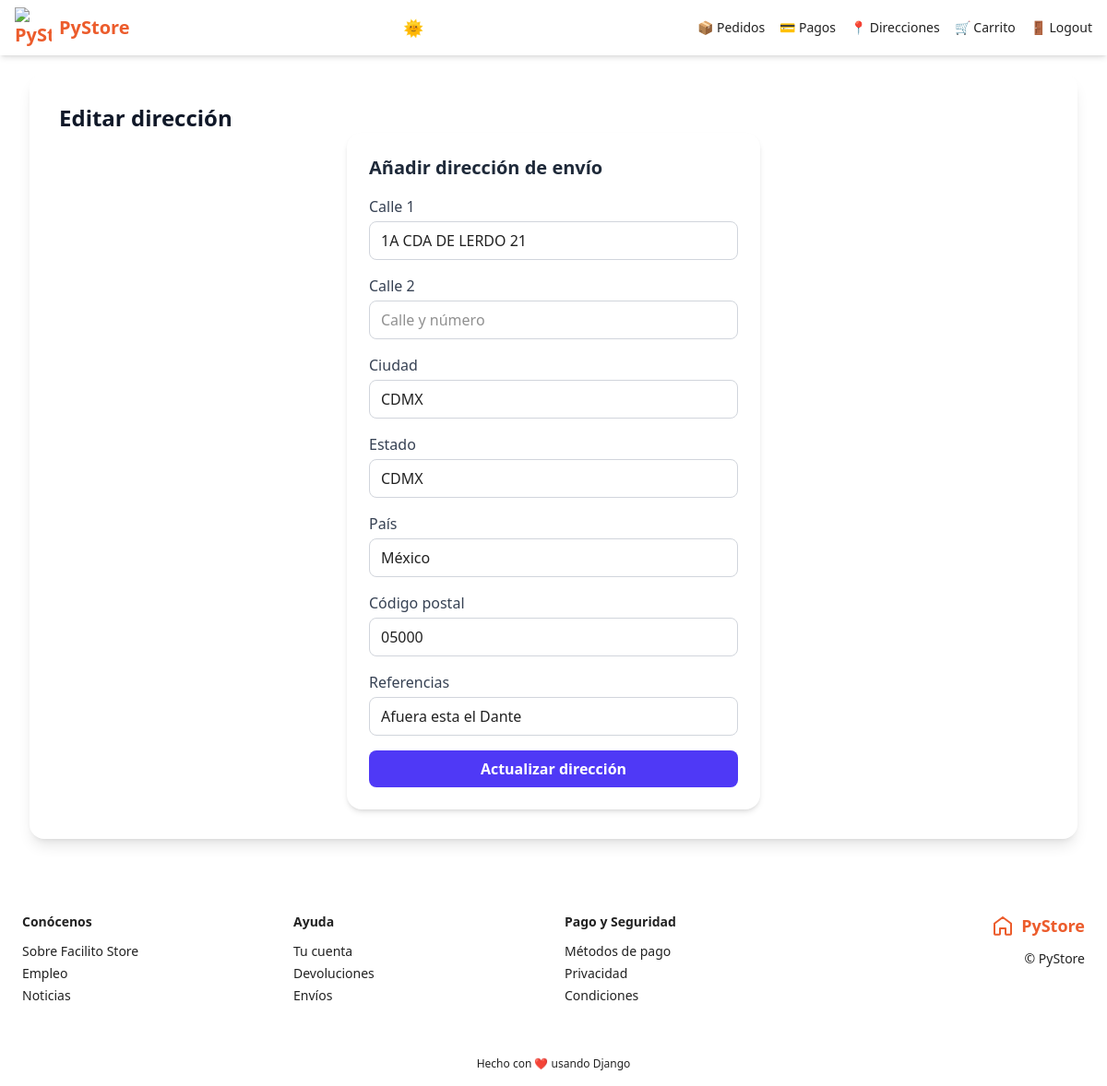
Before: /direcciones/editar/5 (signed in) with the older database file.
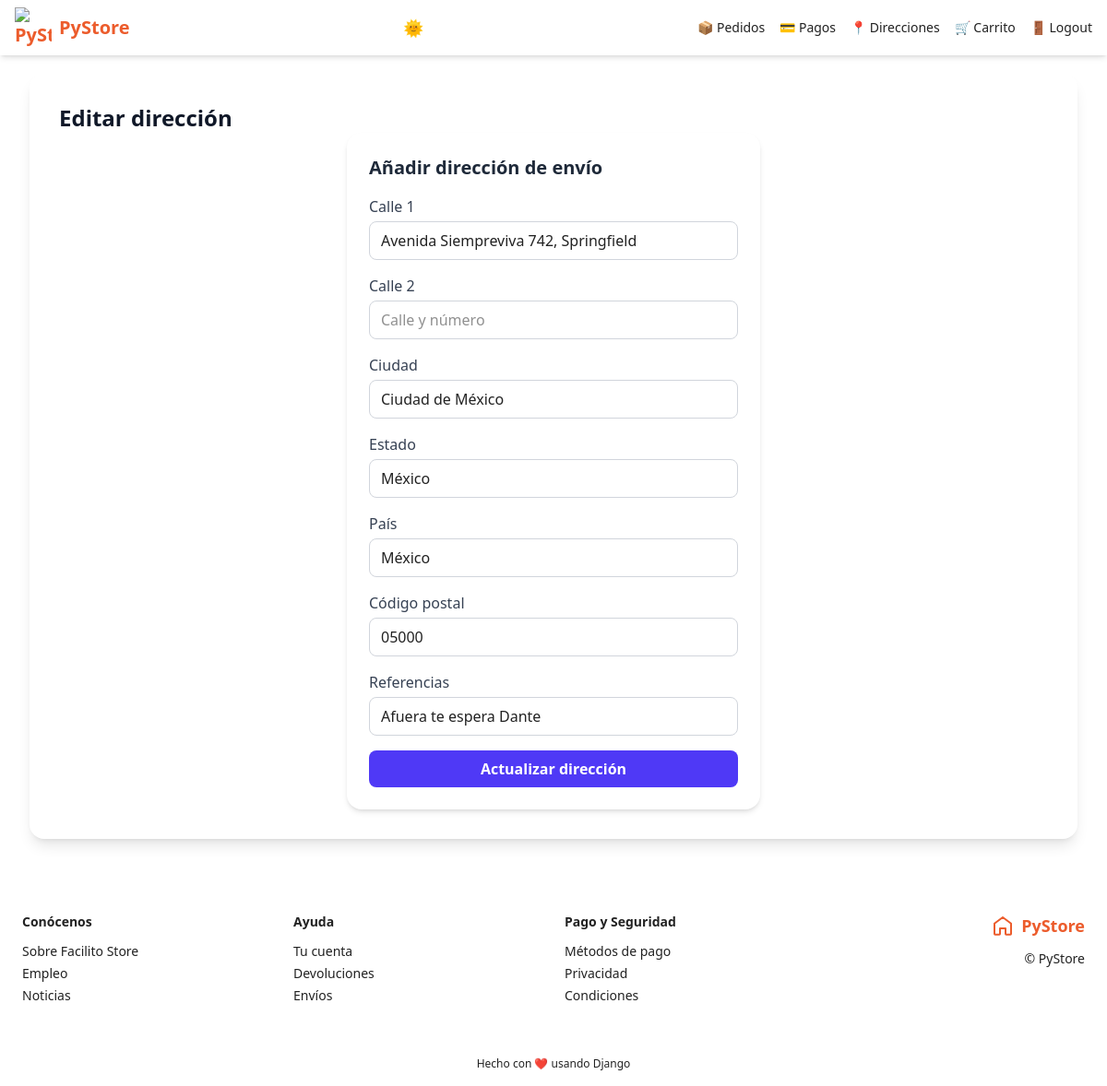
After: the same page with the newer database file.
### shipping_addresses/models.py (models this page shows, shortened)
class ShippingAddress(models.Model):
    user = models.ForeignKey(User, null=False, blank=False, on_delete=models.CASCADE)
    line1 = models.CharField(max_length=200)
    line2 = models.CharField(max_length=200, blank=True)
    city = models.CharField(max_length=100)
    state = models.CharField(max_length=100)
    country = models.CharField(max_length=50)
    reference = models.CharField(max_length=300)
    postal_code = models.CharField(max_length=10, null=False, blank=False)
    default = models.BooleanField(default=False)
    created_at = models.DateTimeField(auto_now_add=True)

### shipping_addresses/views.py (the view, shortened to what this page needs)
# urls.py: path('editar/<int:pk>', views.ShippingAddressUpdateView.as_view(), name='update'),
class ShippingAddressUpdateView(LoginRequiredMixin, SuccessMessageMixin, UpdateView):
    login_url = 'login'
    model = ShippingAddress
    form_class = ShippingAddressForm
    template_name = 'shipping_addresses/update.html'
    success_message = 'Dirección actualizada exitosamente'
    def dispatch(self, request, *args, **kwargs):
        if request.user.id != self.get_object().user_id:
            return redirect('carts:cart')
        return super(ShippingAddressUpdateView, self).dispatch(request, *args, **kwargs)

### carts/models.py (called while the page is built)
def set_cart_id(sender, instance, *args, **kwargs):
    if not instance.cart_id:
        instance.cart_id = str(uuid.uuid4())

### carts/utils.py (called while the page is built)
def get_or_create_cart(request):
    user = request.user if request.user.is_authenticated else None
    cart_id = request.session.get('cart_id')  # <-- Este debe guardar el uuid
    print("🛍 session cart_id:", cart_id)
    cart = Cart.objects.filter(cart_id=cart_id).first()
    print("📦 found cart:", cart)
    if cart is None:
        cart = Cart.objects.create(user=user)
        print("🆕 created new cart:", cart.cart_id)
    if user and cart.user is None:
        cart.user = user
        cart.save()
    request.session['cart_id'] = cart.cart_id
    print("💾 saved to session:", request.session['cart_id'])
    return cart

### facilito_store/context_processors.py (called while the page is built)
def cart_item_count(request):
    count = 0
    if request.user.is_authenticated:
        cart = get_or_create_cart(request)
        if cart:
            cart_products = cart.cartproducts_set.filter(quantity__gt=0)
            count = sum(cp.quantity for cp in cart_products)
    return {'cart_item_count': count}

### shipping_addresses/templates/shipping_addresses/update.html
{% extends 'base.html' %}
{% block content %}
<div>
  <h2 class="title">Editar dirección</h2>
  {% include 'shipping_addresses/snippets/form.html' with message='Actualizar dirección' %}
</div>
{% endblock %}

### shipping_addresses/templates/shipping_addresses/snippets/form.html (shortened to what this page needs)
<form method="post" class="max-w-md mx-auto p-6 bg-white rounded-2xl shadow-md">
  <h2 class="text-xl font-semibold text-gray-800 mb-4">Añadir dirección de envío</h2>
  {% for field in form %}
  <div class="mb-4">
    <label for="{{ field.id_for_label }}" class="block text-gray-700 font-medium mb-1">
      {{ field.label }}
    </label>
    {{ field }}
  </div>
  {% endfor %}
  <button type="submit"
    class="w-full bg-indigo-600 text-white font-semibold py-2 px-4 rounded-lg hover:bg-indigo-700 transition">
    {{ message }}
  </button>
</form>

Changed rows visible on the page:
changed ShippingAddress "México": line1 "1A CDA DE LERDO 21" → "Avenida Siempreviva 742, Springfield"; city "CDMX" → "Ciudad de México"; state "CDMX" → "México"; reference "Afuera esta el Dante" → "Afuera te espera Dante"
